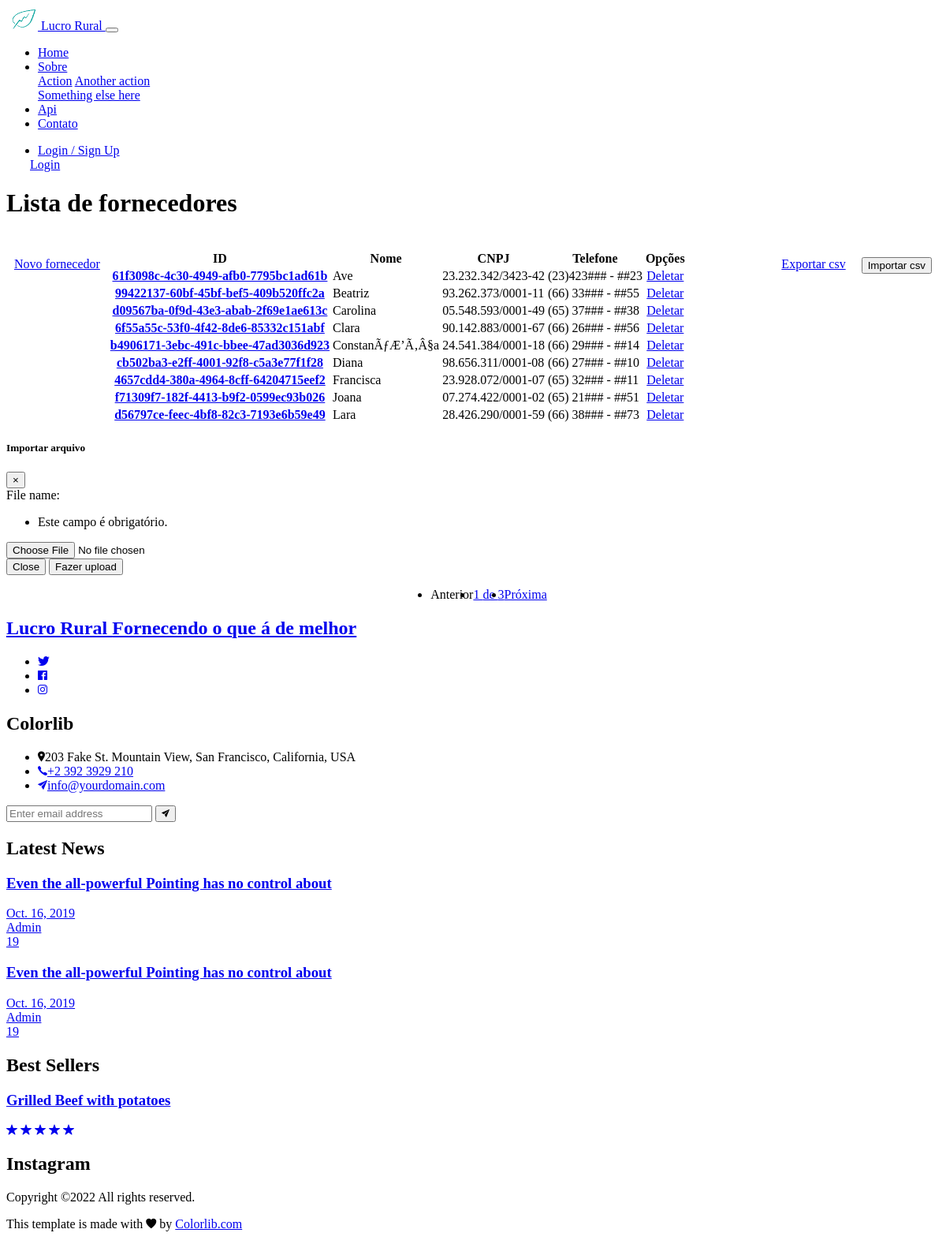
The app's page /upload-file/ with its own data.
### apps/fornecedor/models.py (models this page shows, shortened)
class Fornecedor(models.Model):
    id = models.UUIDField(primary_key=True, unique=True, default=uuid.uuid4, blank=True) #default=uuid.uuid4, editable=False
    nome = models.CharField(max_length=100, null=False, blank=False)
    cnpj = models.CharField(max_length=18, null=False, blank=False)
    telefone = models.CharField(max_length=14, null=False, blank=False)
    data_cadastro = models.DateTimeField(auto_now=True)
    def get_telefone(self):
        if self.telefone:
            telefone = str(self.telefone)
            telefone_parte_1 = telefone[0:7]
            telefone_parte_2 = telefone[12:14]
            telefone_formatado = f"{telefone_parte_1}### - ##{telefone_parte_2}"
            return telefone_formatado
    class Meta:
        db_table = 'Fornecedor'
        verbose_name  = 'Fornecedor'
        verbose_name_plural = 'Fornecedores'
        managed = True

### apps/fornecedor/views.py (the view, shortened to what this page needs)
# urls.py: path('upload-file/', all_fornecedores, name='all_fornecedores'),
def all_fornecedores(request):
    fornecedor = Fornecedor.objects.all().order_by('nome')
    form = CsvForm(request.POST, request.FILES or None)
    paginator = Paginator(fornecedor, 9)
    page = request.GET.get('page')
    posts = paginator.get_page(page)
    context = {
        'fornecedor':fornecedor,
        'form':form,
        'posts':posts
    }
    return render(request, 'fornecedor/all_fornecedores.html',context)

### apps/fornecedor/forms.py
class CsvForm(forms.ModelForm):
    class Meta:
        model = Csv
        fields = ('file_name',)

### apps/frontend/templates/fornecedor/all_fornecedores.html (shortened to what this page needs)
{% extends 'base.html' %}
{% load static %}
{% block head %}
<link href="{% static 'fornecedores/css/estilo.css' %}" rel="stylesheet">
{% endblock %}
{% block body %}
<div class="container">
    <h1> Lista de fornecedores</h1>
    <div style="align-items: center; display:flex; justify-content: center;">
        <br>
    </div>
    <div class="row">
        <div>
            <a style="margin:10px; float: left;"  href="{% url 'Create_Fornecedor' %}" class="btn btn-success">Novo fornecedor</a>
        </div>
        <div>
            <button style="margin:10px; float: right;" class="btn btn-success"  data-toggle="modal" data-target="#exampleModal">Importar csv</button>
        </div>
        <div >
            <a style="margin:10px; float: right;"  href="{% url 'export_csv' %}" class="btn btn-warning">Exportar csv</a>
        </div>
        <div class="table table-responsive">
            <table class="table  table-bordered">
                <thead>
                    <tr>
                        <th scope="col">ID</th>
                        <th scope="col">Nome</th>
                        <th scope="col">CNPJ</th>
                        <th scope="col">Telefone</th>
                        <th scope="col">Opções</th>
                    </tr>
                </thead>
                {% for fornecedor in posts.object_list %}
                    <tbody>
                        <tr>
                            <th scope="row tabela"><a href="{% url 'FornecedorEdit' %}">{{fornecedor.id}}</a></th>
                            <td class="tabela">{{fornecedor.nome}}</td>
                            <td>{{fornecedor.cnpj}}</td>
                            {% if request.user.groups.all.0.name == 'admin' or request.user.groups.all.0.name == 'dono' %}
                                <td>{{fornecedor.telefone}}</td>
                            {% else %}
                                <td>{{fornecedor.get_telefone}}</td>
                            {% endif %}
                            <td>
                                <a href="{% url 'FornecedorDelete' fornecedor.id %}" class="btn btn-danger" style="justify-content: center; display: flex;">Deletar</a>
                            </td>
                        </tr>
                    </tbody>
                {% endfor %}
            </table>
        </div>
    </div>
    <div class="modal fade" id="exampleModal" tabindex="-1" aria-labelledby="exampleModalLabel" aria-hidden="true">
        <div class="modal-dialog">
            <div class="modal-content">
                <div class="modal-header">
                    <h5 class="modal-title" id="exampleModalLabel">Importar arquivo</h5>
                    <button type="button" class="close" data-dismiss="modal" aria-label="Close">
                        <span aria-hidden="true">&times;</span>
                    </button>
                </div>
                <form action="" method="POST" enctype="multipart/form-data">
                    <div class="modal-body">
                        {{form}}
                    </div>
                    <div class="modal-footer">
                        <button type="button" class="btn btn-secondary" data-dismiss="modal">Close</button>
                        <button type="submit" class="btn btn-success">Fazer upload</button>
                    </div>
                </form>
            </div>
        </div>
    </div>
    <nav aria-label="Navegação de página exemplo">
        <ul class="pagination justify-content-center" style="justify-content: center; display: flex;">
            {% if posts.has_previous != 0 %}
                <li class="page-item">
                    <a class="page-link" href="?page={{ posts.previous_page_number }}">Anterior</a>
                </li>
            {% else %}
                <li class="page-item disabled">
                    <a class="page-link">Anterior</a>
                </li>
            {% endif %}
                <li class="page-item">
                    <a class="page-link" href="#">{{ posts.number }} de {{ posts.paginator.num_pages }}</a>
                </li>
            {% if posts.has_next %}
            <li class="page-item ">
                <a class="page-link" href="?page={{ posts.next_page_number }}">Próxima</a>
            </li>
            {% endif %}
        </ul>
    </nav>
</div>
{% endblock body %}

### templates/base.html (shortened to what this page needs)
{% load static %}
<!DOCTYPE html>
<html lang="pt-br">
<head>
    {% block head %}{% endblock %}
    <link href="{% static 'fontawesomefree/css/all.min.css' %}" rel="stylesheet" type="text/css">
    <link rel="stylesheet" href="{% static 'rodape/css/style.css' %}">
    <link rel="stylesheet" href="{% static 'rodape/css/ionicons.min.css' %}">
</head>
<body>
    {% include 'cabecalho.html' %}
    {% block body %}
    {% endblock body %}
    {% include 'rodape.html' %}
</body>
</html>

### templates/cabecalho.html (shortened to what this page needs)
{% load static %}
<nav class="navbar navbar-expand-lg navbar-light" style="background-color: #ffffff;">
    <a class="navbar-brand text-success" href="{% url 'index' %}">
        <img src="{% static 'media/lucro-rural.png' %}" width="40" height="30" class="d-inline-block align-top" alt="">
        Lucro Rural
    </a>
    <button class="navbar-toggler" type="button" data-toggle="collapse" data-target="#navbarText" aria-controls="navbarText" aria-expanded="false" aria-label="Toggle navigation">
    </button>
    <div class="collapse navbar-collapse" id="navbarText">
        <ul class="navbar-nav mr-auto">
            <li class="nav-item active">
                <a class="nav-link" href="{% url 'index' %}">Home <span class="sr-only">(current)</span></a>
            </li>
            <li class="nav-item dropdown">
                <a class="nav-link dropdown-toggle" href="#" id="navbarDropdown" role="button" data-toggle="dropdown" aria-expanded="false">
                    Sobre
                </a>
                <div class="dropdown-menu" aria-labelledby="navbarDropdown">
                    <a class="dropdown-item" href="#">Action</a>
                    <a class="dropdown-item" href="#">Another action</a>
                    <a class="dropdown-item" href="#">Something else here</a>
                </div>
            </li>
            <li class="nav-item">
                <a class="nav-link" href="http://127.0.0.1:8000/api/" target="_blank">Api</a>
            </li>
            <li class="nav-item">
                <a class="nav-link" href="#rodape">Contato</a>
            </li>
        </ul>
        <span class="navbar-text">
        <ul class="nav navbar-nav navbar-right">
            <li class="nav-item dropdown active">
                <a class="nav-link dropdown-toggle" href="#" id="navbarDropdown" role="button" data-toggle="dropdown" aria-expanded="false">
                    Login / Sign Up
                </a>
                <div class="dropdown-menu" aria-labelledby="navbarDropdown"style=" margin-left: -10px;">
                    {% if request.user.is_authenticated %}
                        <a class="dropdown-item" href="{% url 'register' %}"  >Cadastrar</a>
                    {% else %}
                        <a class="dropdown-item" href="{% url 'login' %}">Login</a>
                    {% endif %}
                </div>
            </li>
        </ul>
        </span>
    </div>
</nav>

### templates/rodape.html (shortened to what this page needs)
{% load static %}
<footer class="footer-05" id="rodape">
	<div class="container">
		<div class="row border-bottom mb-5 pb-4 align-items-center">
			<div class="col-md-6 mb-md-0 mb-4">
				<h2 class="logo"><a href="#">Lucro Rural <span>Fornecendo o que á de melhor</span></a></h2>
			</div>
			<div class="col-md-6 mb-md-0 mb-4 text-md-right">
		<ul class="ftco-footer-social p-0 mb-0">
			<li class="ftco-animate"><a href="#" data-toggle="tooltip" data-placement="top" title="Twitter"><span class="ion-logo-twitter"></span></a></li>
			<li class="ftco-animate"><a href="#" data-toggle="tooltip" data-placement="top" title="Facebook"><span class="ion-logo-facebook"></span></a></li>
			<li class="ftco-animate"><a href="#" data-toggle="tooltip" data-placement="top" title="Instagram"><span class="ion-logo-instagram"></span></a></li>
		</ul>
			</div>
		</div>
		<div class="row">
			<div class="col-md-6 col-lg-3 mb-md-0 mb-4">
				<h2 class="footer-heading">Colorlib</h2>
				<div class="block-23 mb-3">
		<ul>
		<li><span class="icon ion-ios-pin"></span><span class="text">203 Fake St. Mountain View, San Francisco, California, USA</span></li>
		<li><a href="#"><span class="icon ion-ios-call"></span><span class="text">+2 392 3929 210</span></a></li>
		<li><a href="#"><span class="icon ion-ios-send"></span><span class="text">info@yourdomain.com</span></a></li>
		</ul>
	</div>
	<form action="#" class="subscribe-form">
		<div class="form-group d-flex">
		<input type="text" class="form-control rounded-left" placeholder="Enter email address">
		<button type="submit" class="form-control submit rounded-right"><span class="sr-only">Submit</span><i class="ion-ios-send"></i></button>
		</div>
	</form>
			</div>
			<div class="col-md-6 col-lg-3 mb-md-0 mb-4">
					<h2 class="footer-heading">Latest News</h2>
					<div class="block-21 mb-4 d-flex">
			<div class="text">
			<h3 class="heading"><a href="#">Even the all-powerful Pointing has no control about</a></h3>
			<div class="meta">
				<div><a href="#"> Oct. 16, 2019</a></div>
				<div><a href="#"> Admin</a></div>
				<div><a href="#"> 19</a></div>
			</div>
			</div>
		</div>
		<div class="block-21 mb-4 d-flex">
			<div class="text">
			<h3 class="heading"><a href="#">Even the all-powerful Pointing has no control about</a></h3>
			<div class="meta">
				<div><a href="#"> Oct. 16, 2019</a></div>
				<div><a href="#"> Admin</a></div>
				<div><a href="#"> 19</a></div>
			</div>
			</div>
		</div>
			</div>
			<div class="col-md-6 col-lg-3 mb-md-0 mb-4">
				<h2 class="footer-heading">Best Sellers</h2>
				<div class="row">
					<div class="col-md-12">
						<div class="featured">
							<div class="text">
								<h3><a href="#">Grilled Beef with potatoes</a></h3>
								<p class="rate">
									<a href="#"><span class="ion-ios-star"></span></a>
									<a href="#"><span class="ion-ios-star"></span></a>
									<a href="#"><span class="ion-ios-star"></span></a>
									<a href="#"><span class="ion-ios-star"></span></a>
									<a href="#"><span class="ion-ios-star"></span></a>
								</p>
							</div>
						</div>
					</div>
				</div>
			</div>
			<div class="col-md-6 col-lg-3 mb-md-0 mb-4">
				<h2 class="footer-heading">Instagram</h2>
			</div>
		</div>
		<div class="row mt-5 pt-4 border-top">
			<div class="col-md-6 col-lg-8">
				<p class="copyright">
				Copyright &copy;<script>document.write(new Date().getFullYear());</script> All rights reserved.</p>
			</div>
			<div class="col-md-6 col-lg-4 text-md-right">
				<p class="copyright">This template is made with <i class="ion-ios-heart" aria-hidden="true"></i> by <a href="https://colorlib.com" target="_blank">Colorlib.com</a>
	</p>
			</div>
		</div>
	</div>
</footer>

### records on screen
Fornecedor: id "61f3098c-4c30-4949-afb0-7795bc1ad61b", nome "Ave", cnpj "23.232.342/3423-42", get_telefone "(23)423### - ##23"
Fornecedor: id "99422137-60bf-45bf-bef5-409b520ffc2a", nome "Beatriz", cnpj "93.262.373/0001-11", get_telefone "(66) 33### - ##55"
Fornecedor: id "d09567ba-0f9d-43e3-abab-2f69e1ae613c", nome "Carolina", cnpj "05.548.593/0001-49", get_telefone "(65) 37### - ##38"
Fornecedor: id "6f55a55c-53f0-4f42-8de6-85332c151abf", nome "Clara", cnpj "90.142.883/0001-67", get_telefone "(66) 26### - ##56"
Fornecedor: id "b4906171-3ebc-491c-bbee-47ad3036d923", nome "ConstanÃƒÆ’Ã‚Â§a", cnpj "24.541.384/0001-18", get_telefone "(66) 29### - ##14"
Fornecedor: id "cb502ba3-e2ff-4001-92f8-c5a3e77f1f28", nome "Diana", cnpj "98.656.311/0001-08", get_telefone "(66) 27### - ##10"
Fornecedor: id "4657cdd4-380a-4964-8cff-64204715eef2", nome "Francisca", cnpj "23.928.072/0001-07", get_telefone "(65) 32### - ##11"
Fornecedor: id "f71309f7-182f-4413-b9f2-0599ec93b026", nome "Joana", cnpj "07.274.422/0001-02", get_telefone "(65) 21### - ##51"
Fornecedor: id "d56797ce-feec-4bf8-82c3-7193e6b59e49", nome "Lara", cnpj "28.426.290/0001-59", get_telefone "(66) 38### - ##73"

### other values on screen
{{ posts.number }} "1"
{{ posts.paginator.num_pages }} "3"
